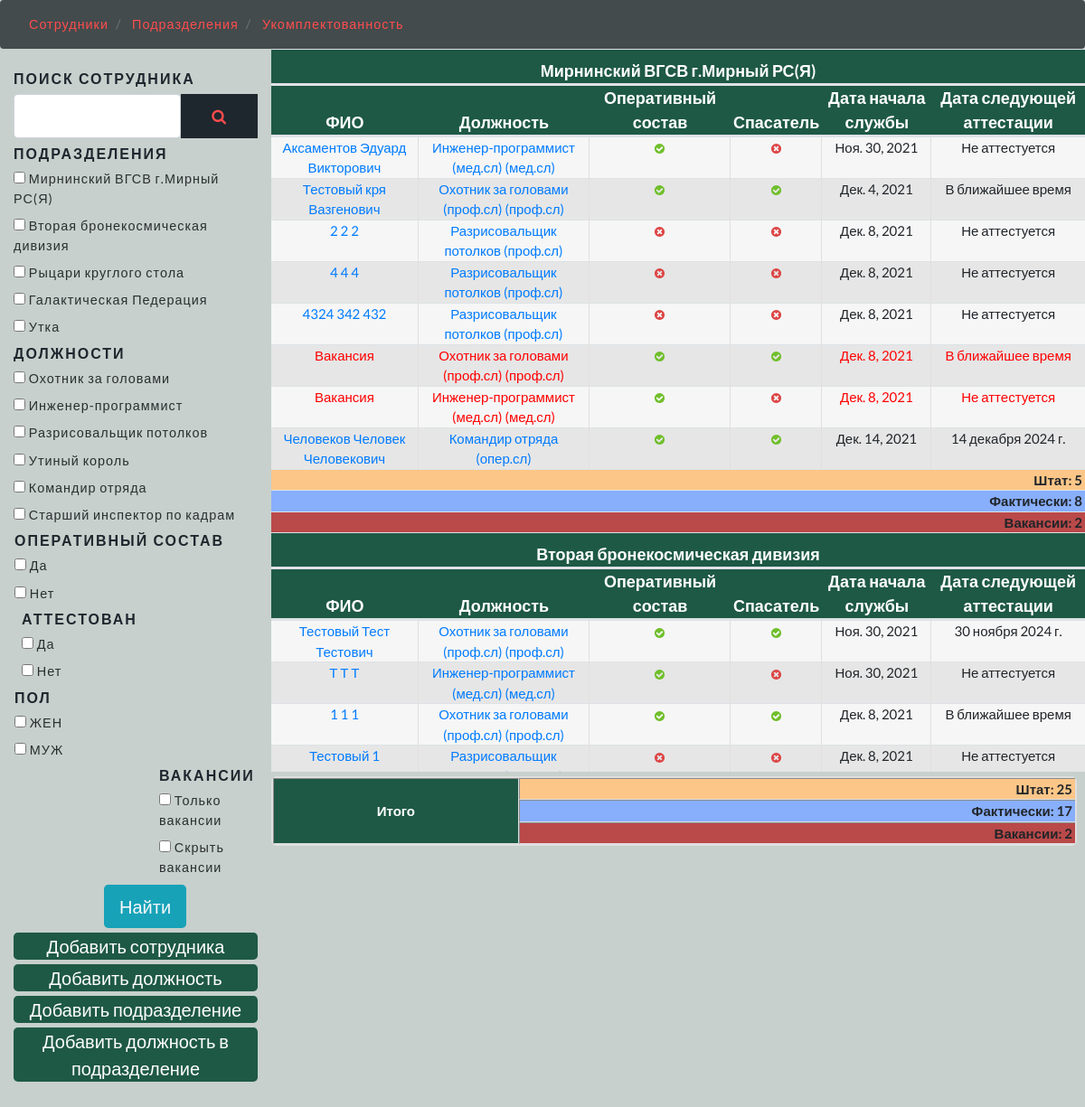
The page / on the database its author committed.
### rescuers/apps/workers/models.py (models this page shows, shortened)
class Division(models.Model):
    name = models.CharField('Наименование', max_length=100)
    standard_size = models.PositiveSmallIntegerField('Штатный размер')
    def get_state(self):
        return sum(self.division_state.values_list('standard_size', flat=True))
    def get_vacancies(self):
        return len(self.division_workers.filter(name='Вакансия'))
    def __str__(self):
        return f"{self.name}"
    class Meta:
        verbose_name = "Подразделение"
        verbose_name_plural = "Подразделения"

class Post(models.Model):
    name = models.CharField('Наименование', max_length=100)
    operative = models.BooleanField('Принадлежность к оперативному составу')
    rescuer = models.BooleanField('Принадлежность к аттестованным спасателям')
    attestation_period = models.CharField('Время между аттестациями для должности(если необходимо)', max_length=20)
    SERVICE_CHOICES = (
                       ('мед', 'мед'),
                       ('проф', 'проф'),
                       ('опер', 'опер'),
                       )
    service_in_name = models.CharField('Служба (для вывода в названии должности)',help_text='Добавить при необходимости', choices=SERVICE_CHOICES, max_length=12, blank=True, default='')
    priority = models.PositiveSmallIntegerField('Приоритет вывода в списке', blank=True, default=9,
                                                help_text="Для командира отряда- 1; "
                                                          "Для зам.ком. отряда - 2; "
                                                          "Для пом.ком. отряда - 3; "
                                                          "Для ком. взвода     - 4; "
                                                          "Для зам.ком.взвода  - 5; "
                                                          "Для пом.ком. взвода - 6; "
                                                          "Для ком.отдел.      - 7; "
                                                          "Для респираторщика  - 8; "
                                                          "Для остальных по умолчанию - 9.")
    service = models.ForeignKey(Service, on_delete=models.SET_NULL, null=True,
                                blank=True, default=None, related_name='service_posts')
    def __str__(self):
        if self.service_in_name:
            return f"{self.name} ({self.service_in_name}.сл)"
        else:
            return f"{self.name}"
    class Meta:
        verbose_name = "Должность"
        verbose_name_plural = "Должности"

class Worker(models.Model):
    surname = models.CharField('Фамилия', max_length=30, blank=True)
    name = models.CharField('Имя', max_length=30)
    lastname = models.CharField('Отчество', max_length=30, blank=True)
    SEX_CHOICES = (('МУЖ', 'МУЖ'),
                   ('ЖЕН', 'ЖЕН'))
    sex = models.CharField('Пол', max_length=6, choices=SEX_CHOICES, default='МУЖ', blank=True)
    post = models.ForeignKey(Post, verbose_name='Должность', on_delete=models.SET_NULL,
                             blank=True, null=True, related_name='post_workers')
    division = models.ForeignKey(Division, verbose_name='Подразделение', on_delete=models.SET_NULL,
                                 blank=True, null=True, related_name='division_workers')
    date_beginning = models.DateField('Время начала службы')
    date_attestation = models.DateField('Дата последней аттестации', blank=True, default=None, null=True)
    on_duty = models.BooleanField('Фактическое нахождение на службе', blank=True, default=True, null=True)
    photo = models.ImageField('Фото', blank=True, default='', upload_to='workers/')
    attestated = models.BooleanField('Аттестован', blank=True, default=False, null=True)
    def get_full_name(self):
        return f'{self.surname} {self.name} {self.lastname}'
    class Meta:
        verbose_name = "Сотрудник"
        verbose_name_plural = "Сотрудники"

### rescuers/apps/workers/views.py (the view)
# urls.py: path('', WorkersView.as_view(), name='home_page'),
class WorkersView(ListView, FilterSearchFields):
    queryset = Worker.objects.all()
    template_name = 'workers/index.html'
    def get_context_data(self, *args, **kwargs):
        context = super().get_context_data(*args, **kwargs)
        print(self.get_divisions())
        context['division_list'] = self.get_divisions()
        context['filter'] = True
        return context

### rescuers/templates/workers/index.html
{% extends 'workers/base.html' %}
{% load static time_to_attestation %}
{% block content %}
{% block sidebar %}
<div class="side-bar col-lg-3 mt-4">
    {% endblock sidebar %}
    {% include 'include/sidebar.html' %}
    <div>
            <a class="work_btn" href="{% url 'workers:new_worker' %}">Добавить сотрудника</a>
            <a class="work_btn" href="{% url 'workers:new_post' %}">Добавить должность</a>
            <a class="work_btn" href="{% url 'workers:new_division' %}">Добавить подразделение</a>
            <a class="work_btn" href="{% url 'workers:new_post_state' %}">Добавить должность в подразделение</a>
    </div>
</div>
<div class="tab_cont">
    <div class="table_wrapper">
        {% if division_list %}
        <table class="table" id="tab" >
            {% for division in division_list %}
            <thead>
            <tr>
                <th align="center" colspan="6"><a class="division_link" style="color:white" href="{% url 'workers:division_detail' division.id %}">{{ division.name }}</a></th>
            </tr>
            <tr>
                <th>ФИО</th>
                <th>Должность</th>
                <th>Оперативный состав</th>
                <th>Спасатель</th>
                <th>Дата начала службы</th>
                <th>Дата следующей аттестации</th>
            </tr>
            </thead>
            <tbody>
            {% if division.division_workers.all %}
            {% for worker in division.division_workers.all %}
            {% if worker in worker_list %}
            <tr {% if worker.name == 'Вакансия' %} class="vac" {% endif %} {% if worker.attestated and worker.date_attestation|time_between_now_and_next_attestation %} style="background-color: #ffff00" {% endif %}>
                <td style="height:15px;"><a href="{% url 'workers:worker_detail' worker.id %}">{{ worker.get_full_name }}</a></td>
                <td><a href="{% url 'workers:edit_post' worker.post.id %}">{{ worker.post }} {% if worker.post.priority in view.get_service_priorities %} ({{worker.post.service_in_name}}.сл) {% endif %}</a></td>
                <td>{% if worker.post.operative %}<image src="{% static 'images/icon-True.svg' %}"></image>
                    {% else %}<image src="{% static 'images/icon-False.svg' %}"></image>{% endif %}</td>
                <td>{% if worker.post.rescuer %}<image src="{% static 'images/icon-True.svg' %}"></image>
                    {% else %}<image src="{% static 'images/icon-False.svg' %}"></image>{% endif %}</td>
                <td>{{ worker.date_beginning }}</td>
                <td>{% if not worker.post.rescuer %}
                    Не аттестуется
                    {% elif worker.attestated %}
                    {{ worker.date_attestation|next_attestation }}
                    {% else %}
                    В ближайшее время
                    {% endif %}
                </td>
            </tr>
            {% endif %}
            {% endfor %}
            {% if filter %}
            <tr>
                <th align="center" colspan="6" class="table_foot_1">Штат: {{ division.get_state }}</th>
            </tr>
            <tr>
                <th align="center" colspan="6" class="table_foot_2">Фактически: {{ division.division_workers.all|length }}</th>
            </tr>
            <tr>
                <th align="center" colspan="6" class="table_foot_3">Вакансии:{% if division.get_vacancies %} {{ division.get_vacancies }} {% else %} 0 {% endif %}</th>
            </tr>
            </tbody>
            {% endif %}
            {% else %}
            <tr>
                <td colspan="6">Ожидает заполнения</td>
            </tr>
            {% endif %}
            {% endfor %}
        </table>
        {% else %}
        <h2>Нет данных по этому запросу</h2>
        {% endif %}
    </div>
    <div>
        <table border="1" cellpadding="4" cellspacing="0" id="table_total" >
            <tr>
                <th rowspan="3">Итого</th>
                <td colspan="2" class="table_foot_1">Штат: {{ view.get_state }} </td>
            </tr>
            <tr>
                <td class="table_foot_2">Фактически: {{ view.get_workers_number }} </td>
            </tr>
            <tr align="center">
                <td class="table_foot_3">Вакансии: {{ view.get_vacancies_number }} </td>
            </tr>
        </table>
    </div>
</div>
{% endblock content %}

### rescuers/templates/include/sidebar.html
<div class="search-bar w3layouts-newsletter">
    <h3 class="sear-head editContent" >Поиск сотрудника</h3>
    <form  method="get" action="{% url 'workers:search' %}" class="d-flex editContent" >
        <input type="search"  name="q" class="form-control" required="">
        <button type="submit" class="btn1 btn" ><span class="fa fa-search" aria-hidden="true" ></span></button>
    </form>
</div>
<form action="{% url 'workers:worker_filter' %}"  method="get" name="filter">
    <div class="left-side mt-2" >
        <h3 class="sear-head editContent" >Подразделения</h3>
        <ul class="w3layouts-box-list">
            {% for division in view.get_divisions %}
            <li class="editContent" >
                <input type="checkbox" class="checked" name="division" value="{{ division.id }}">
                <span class="span editContent" >{{ division.name }}</span>
            </li>
            {% endfor %}
        </ul>
    </div>
    <div class="left-side">
        <h3 class="sear-head editContent" >Должности</h3>
        <ul class="w3layouts-box-list">
            {% for post in view.get_posts %}
            <li class="editContent" >
                <input type="checkbox" class="checked" name="post" value="{{ post.id }}">
                <span class="span editContent" >{{ post.name }}</span>
            </li>
            {% endfor %}
        </ul>
    </div>
    <div class="row">
    <div class="left-side ml-3">
        <h3 class="sear-head editContent" >Оперативный состав</h3>
        <ul class="w3layouts-box-list">
            {% for operative in view.get_operatives %}
            <li class="editContent" >
                <input type="checkbox" class="checked" name="operative" value="{{ operative }}">
                <span class="span editContent" >{% if operative %} Да{% else %} Нет {% endif %}</span>
            </li>
            {% endfor %}
        </ul>
    </div>
    <div class="left-side ml-4">
        <h3 class="sear-head editContent" >Аттестован</h3>
        <ul class="w3layouts-box-list">
            {% for rescuer in view.get_rescuers %}
            <li class="editContent" >
                <input type="checkbox" class="checked" name="rescuer" value="{{ rescuer }}">
                <span class="span editContent" >{% if rescuer %} Да{% else %} Нет {% endif %}</span>
            </li>
            {% endfor %}
        </ul>
    </div>
    </div>
    <div class="row">
    <div class="left-side ml-3 ">
        <h3 class="sear-head editContent" >Пол</h3>
        <ul class="w3layouts-box-list">
            {% for sex in view.get_sexes %}
            {% if sex %}
            <li class="editContent" >
                <input type="checkbox" class="checked" name="sex" value="{{ sex }}">
                <span class="span editContent" >{{ sex }}</span>
            </li>
            {% endif %}
            {% endfor %}
        </ul>
    </div>
    <div class="left-side" style="margin-left: 11rem">
        <h3 class="sear-head editContent" >Вакансии</h3>
        <ul class="w3layouts-box-list">
            <li class="editContent" >
                <input type="checkbox" class="checked" name="vacancy" value="{{ 1 }}">
                <span class="span editContent" >Только вакансии</span>
            </li>
            <li class="editContent" >
                <input type="checkbox" class="checked" name="vacancy" value="{{ 2 }}">
                <span class="span editContent" >Скрыть вакансии</span>
            </li>
        </ul>
    </div>
    </div>
    <div class="row">
        <div class="col-lg-2 offset-lg-4">
            <button type="submit" class="btn  btn-lg bg-info text-light">Найти</button>
        </div>
    </div>
</form>

### rows shown on the page
Division: name "Мирнинский ВГСВ г.Мирный РС(Я)", get_state "5", division_workers.all|length "8", get_vacancies "2"
Division: name "Вторая бронекосмическая дивизия"
Division: name "Рыцари круглого стола"
Division: name "Галактическая Педерация"
Division: name "Утка"
Post: name "Охотник за головами"
Post: name "Инженер-программист"
Post: name "Разрисовальщик потолков"
Post: name "Утиный король"
Post: name "Командир отряда"
Post: name "Старший инспектор по кадрам"
Worker: get_full_name "Аксаментов Эдуард Викторович", post "Инженер-программист (мед.сл)", post.service_in_name "мед", date_beginning "Ноя. 30, 2021", shows "Не аттестуется"
Worker: get_full_name "Тестовый кря Вазгенович", post "Охотник за головами (проф.сл)", post.service_in_name "проф", date_beginning "Дек. 4, 2021", attestated "В ближайшее время"
Worker: get_full_name "2 2 2", post "Разрисовальщик потолков (проф.сл)", date_beginning "Дек. 8, 2021", shows "Не аттестуется"
Worker: get_full_name "4 4 4", post "Разрисовальщик потолков (проф.сл)", date_beginning "Дек. 8, 2021", shows "Не аттестуется"
Worker: get_full_name "4324 342 432", post "Разрисовальщик потолков (проф.сл)", date_beginning "Дек. 8, 2021", shows "Не аттестуется"
Worker: get_full_name "Вакансия", post "Охотник за головами (проф.сл)", post.service_in_name "проф", date_beginning "Дек. 8, 2021", attestated "В ближайшее время"
Worker: get_full_name "Вакансия", post "Инженер-программист (мед.сл)", post.service_in_name "мед", date_beginning "Дек. 8, 2021", shows "Не аттестуется"
Worker: get_full_name "Человеков Человек Человекович", post "Командир отряда (опер.сл)", date_beginning "Дек. 14, 2021", date_attestation|next_attestation "14 декабря 2024 г."
Worker: get_full_name "Тестовый Тест Тестович", post "Охотник за головами (проф.сл)", post.service_in_name "проф", date_beginning "Ноя. 30, 2021", date_attestation|next_attestation "30 ноября 2024 г."
Worker: get_full_name "Т Т Т", post "Инженер-программист (мед.сл)", post.service_in_name "мед", date_beginning "Ноя. 30, 2021", shows "Не аттестуется"
Worker: get_full_name "1 1 1", post "Охотник за головами (проф.сл)", post.service_in_name "проф", date_beginning "Дек. 8, 2021", attestated "В ближайшее время"
Worker: get_full_name "Тестовый 1…", post "Разрисовальщик…", date_beginning "Дек. 8, 2021", shows "Не аттестуется"

### other values the page prints
{{ sex }} "ЖЕН" "МУЖ"
{{ view.get_state }} "25"
{{ view.get_workers_number }} "17"
{{ view.get_vacancies_number }} "2"
